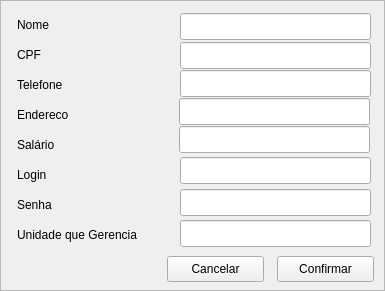
<?xml version="1.0" encoding="UTF-8"?>
<ui version="4.0">
 <class>TelaCadastroGerente</class>
 <widget class="QFrame" name="TelaCadastroGerente">
  <property name="geometry">
   <rect>
    <x>0</x>
    <y>0</y>
    <width>385</width>
    <height>291</height>
   </rect>
  </property>
  <property name="windowTitle">
   <string>Cadastro de Gerente</string>
  </property>
  <property name="frameShape">
   <enum>QFrame::StyledPanel</enum>
  </property>
  <property name="frameShadow">
   <enum>QFrame::Raised</enum>
  </property>
  <widget class="QPushButton" name="pushButton">
   <property name="geometry">
    <rect>
     <x>277</x>
     <y>256</y>
     <width>97</width>
     <height>26</height>
    </rect>
   </property>
   <property name="text">
    <string>Confirmar</string>
   </property>
  </widget>
  <widget class="QLabel" name="label">
   <property name="geometry">
    <rect>
     <x>17</x>
     <y>16</y>
     <width>67</width>
     <height>17</height>
    </rect>
   </property>
   <property name="text">
    <string>Nome</string>
   </property>
  </widget>
  <widget class="QLabel" name="label_2">
   <property name="geometry">
    <rect>
     <x>17</x>
     <y>46</y>
     <width>67</width>
     <height>17</height>
    </rect>
   </property>
   <property name="text">
    <string>CPF</string>
   </property>
  </widget>
  <widget class="QLabel" name="label_3">
   <property name="geometry">
    <rect>
     <x>17</x>
     <y>76</y>
     <width>67</width>
     <height>17</height>
    </rect>
   </property>
   <property name="text">
    <string>Telefone</string>
   </property>
  </widget>
  <widget class="QLabel" name="label_4">
   <property name="geometry">
    <rect>
     <x>17</x>
     <y>106</y>
     <width>67</width>
     <height>17</height>
    </rect>
   </property>
   <property name="text">
    <string>Endereco</string>
   </property>
  </widget>
  <widget class="QLabel" name="label_5">
   <property name="geometry">
    <rect>
     <x>17</x>
     <y>166</y>
     <width>67</width>
     <height>17</height>
    </rect>
   </property>
   <property name="text">
    <string>Login</string>
   </property>
  </widget>
  <widget class="QLabel" name="label_6">
   <property name="geometry">
    <rect>
     <x>17</x>
     <y>136</y>
     <width>67</width>
     <height>17</height>
    </rect>
   </property>
   <property name="text">
    <string>Salário</string>
   </property>
  </widget>
  <widget class="QLabel" name="label_7">
   <property name="geometry">
    <rect>
     <x>17</x>
     <y>196</y>
     <width>67</width>
     <height>17</height>
    </rect>
   </property>
   <property name="text">
    <string>Senha</string>
   </property>
  </widget>
  <widget class="QLabel" name="label_8">
   <property name="geometry">
    <rect>
     <x>17</x>
     <y>226</y>
     <width>151</width>
     <height>17</height>
    </rect>
   </property>
   <property name="text">
    <string>Unidade que Gerencia</string>
   </property>
  </widget>
  <widget class="QLineEdit" name="lineEdit">
   <property name="geometry">
    <rect>
     <x>180</x>
     <y>13</y>
     <width>191</width>
     <height>27</height>
    </rect>
   </property>
  </widget>
  <widget class="QLineEdit" name="lineEdit_2">
   <property name="geometry">
    <rect>
     <x>180</x>
     <y>42</y>
     <width>191</width>
     <height>27</height>
    </rect>
   </property>
  </widget>
  <widget class="QLineEdit" name="lineEdit_3">
   <property name="geometry">
    <rect>
     <x>180</x>
     <y>70</y>
     <width>191</width>
     <height>27</height>
    </rect>
   </property>
  </widget>
  <widget class="QLineEdit" name="lineEdit_5">
   <property name="geometry">
    <rect>
     <x>179</x>
     <y>126</y>
     <width>191</width>
     <height>27</height>
    </rect>
   </property>
  </widget>
  <widget class="QLineEdit" name="lineEdit_4">
   <property name="geometry">
    <rect>
     <x>179</x>
     <y>98</y>
     <width>191</width>
     <height>27</height>
    </rect>
   </property>
  </widget>
  <widget class="QLineEdit" name="lineEdit_8">
   <property name="geometry">
    <rect>
     <x>180</x>
     <y>220</y>
     <width>191</width>
     <height>27</height>
    </rect>
   </property>
  </widget>
  <widget class="QLineEdit" name="lineEdit_7">
   <property name="geometry">
    <rect>
     <x>180</x>
     <y>189</y>
     <width>191</width>
     <height>27</height>
    </rect>
   </property>
  </widget>
  <widget class="QLineEdit" name="lineEdit_6">
   <property name="geometry">
    <rect>
     <x>180</x>
     <y>157</y>
     <width>191</width>
     <height>27</height>
    </rect>
   </property>
  </widget>
  <widget class="QPushButton" name="pushButton_2">
   <property name="geometry">
    <rect>
     <x>167</x>
     <y>256</y>
     <width>97</width>
     <height>26</height>
    </rect>
   </property>
   <property name="text">
    <string>Cancelar</string>
   </property>
  </widget>
 </widget>
 <resources/>
 <connections/>
</ui>
